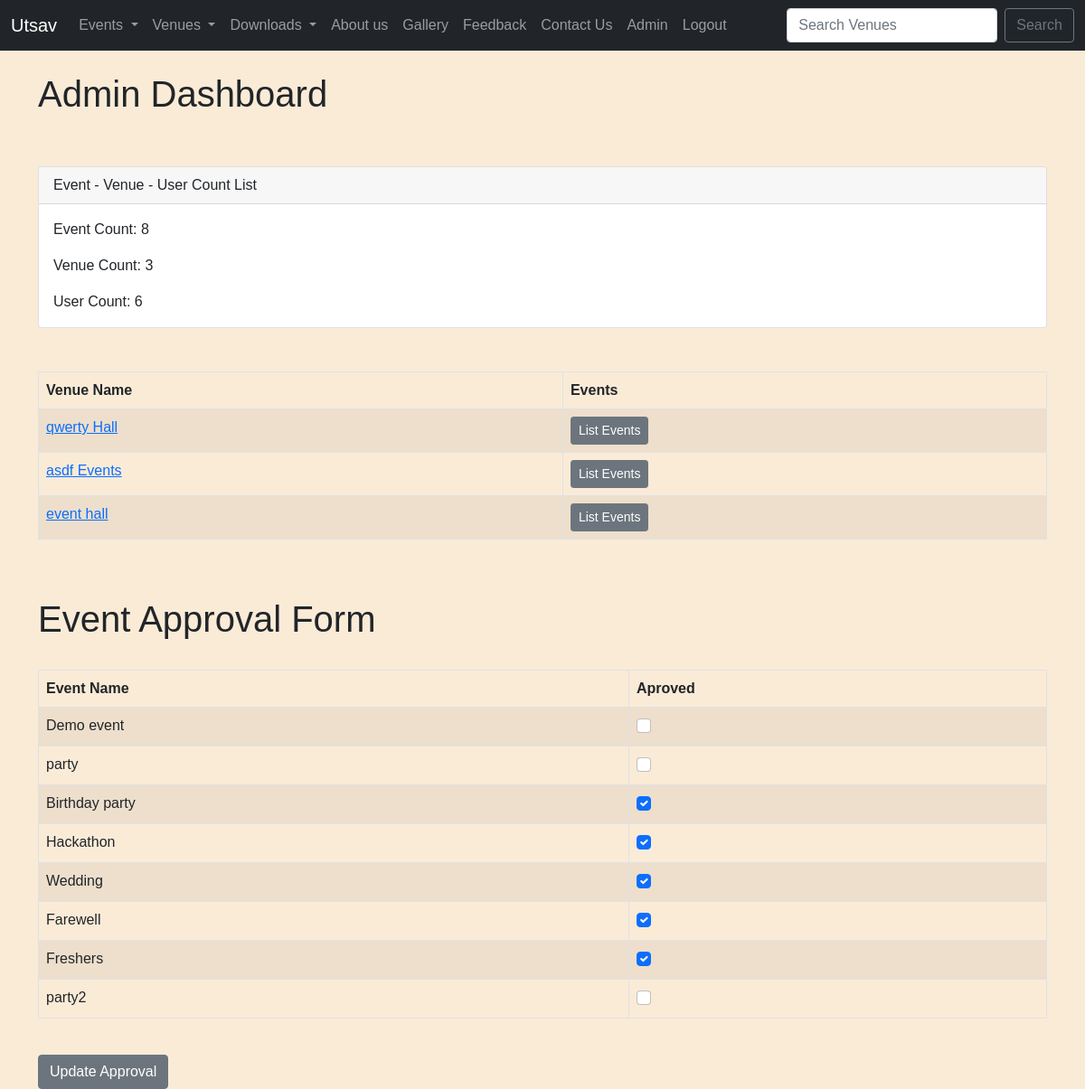
The app's page /admin_approval (signed in) with its own data.
### events/models.py (models this page shows, shortened)
class Venue(models.Model):
	name = models.CharField('Venue Name', max_length=120)
	address = models.CharField(max_length=300)
	zip_code = models.CharField('Zip Code', max_length=15)
	phone = models.CharField('Contact Phone', max_length=25, blank=True)
	web = models.URLField('Website Address', blank=True)
	email_address = models.EmailField('Email Address', blank=True)
	owner = models.IntegerField("Venue Owner", blank=False, default=1)
	venue_image = models.ImageField(null=True, blank=True, upload_to="images/")
	def __str__(self):
		return self.name

class Event(models.Model):
	name = models.CharField('Event Name', max_length=120)
	event_date = models.DateTimeField('Event Date')
	venue = models.ForeignKey(Venue, blank=True, null=True, on_delete=models.CASCADE)
	manager = models.ForeignKey(User, blank=True, null=True, on_delete=models.SET_NULL)
	description = models.TextField(blank=True)
	attendees = models.ManyToManyField(MyClubUser, blank=True)
	approved = models.BooleanField('Aprroved', default=False)
	def __str__(self):
		return self.name

### events/views.py (the view)
# urls.py: path('admin_approval', views.admin_approval, name='admin_approval'),
def admin_approval(request):
	venue_list = Venue.objects.all()
	event_count = Event.objects.all().count()
	venue_count = Venue.objects.all().count()
	user_count = User.objects.all().count()
	event_list = Event.objects.all().order_by('-event_date')
	if request.user.is_superuser:
		if request.method == "POST":
			id_list = request.POST.getlist('boxes')
			event_list.update(approved=False)
			for x in id_list:
				Event.objects.filter(pk=int(x)).update(approved=True)
			messages.success(request, ("Event List Approval Has Been Updated!"))
			return redirect('list-events')
		else:
			return render(request, 'events/admin_approval.html',
				{"event_list": event_list,
				"event_count":event_count,
				"venue_count":venue_count,
				"user_count":user_count,
				"venue_list":venue_list})
	else:
		messages.success(request, ("You aren't authorized to view this page!"))
		return redirect('home')
	return render(request, 'events/admin_approval.html')

### events/templates/events/admin_approval.html (shortened to what this page needs)
{% extends 'events/base.html' %}
{% block content %}
<h1>Admin Dashboard</h1>
<br/><br/>
<form action="" method=POST>
<div class="card">
  <div class="card-header">
    Event - Venue - User Count List
  </div>
  <div class="card-body">
    <p class="card-text">Event Count: {{event_count}}</p>
    <p class="card-text">Venue Count: {{venue_count}}</p>
    <p class="card-text">User Count: {{user_count}}</p>
  </div>
</div>
<br/><br/>
<table class="table table-striped table-hover table-bordered">
  <thead>
    <tr>
      <th scope="col">Venue Name</th>
      <th scope="col">Events</th>
    </tr>
  </thead>
  <tbody>
{% for venue in venue_list %}
    <tr>
      <td>
      <a href="{% url 'show-venue' venue.id %}">{{ venue }}</a>
    </td>
      <td>
        <a href="{% url 'venue-events' venue.id %}" class="btn btn-sm btn-secondary">List Events</a>
      </td>
    </tr>
{% endfor %}
 </tbody>
</table>
<br/><br/>
<h1>Event Approval Form</h1>
<br/>
<table class="table table-striped table-hover table-bordered">
  <thead>
    <tr>
      <th scope="col">Event Name</th>
      <th scope="col">Aproved</th>
    </tr>
  </thead>
  <tbody>
{% for event in event_list %}
  	<tr>
  		<td>{{event }}</td>
  		<td>
  			{% if event.approved %}
  			<div class="form-check">
  				<input class="form-check-input" type="checkbox" checked="checked" value={{event.id}} name="boxes">
  			</div>
  			{% else %}
  			<div class="form-check">
  				<input class="form-check-input" type="checkbox" value={{event.id}} name="boxes">
  			</div>
  			{% endif %}
  		</td>
  	</tr>
{% endfor %}
 </tbody>
</table>
<br/>
<button class='btn btn-secondary' type="submit">Update Approval</button>
{% endblock %}

### events/templates/events/base.html (style rules this page uses)
body { background-color: antiquewhite; font-family: Arial, sans-serif; }

### records on screen
Venue: name "qwerty Hall"
Venue: name "asdf Events"
Venue: name "event hall"
Event: name "Demo event"
Event: name "party"
Event: name "Birthday party"
Event: name "Hackathon"
Event: name "Wedding"
Event: name "Farewell"
Event: name "Freshers"
Event: name "party2"

### other values on screen
{{ event_count }} "8"
{{ venue_count }} "3"
{{ user_count }} "6"
